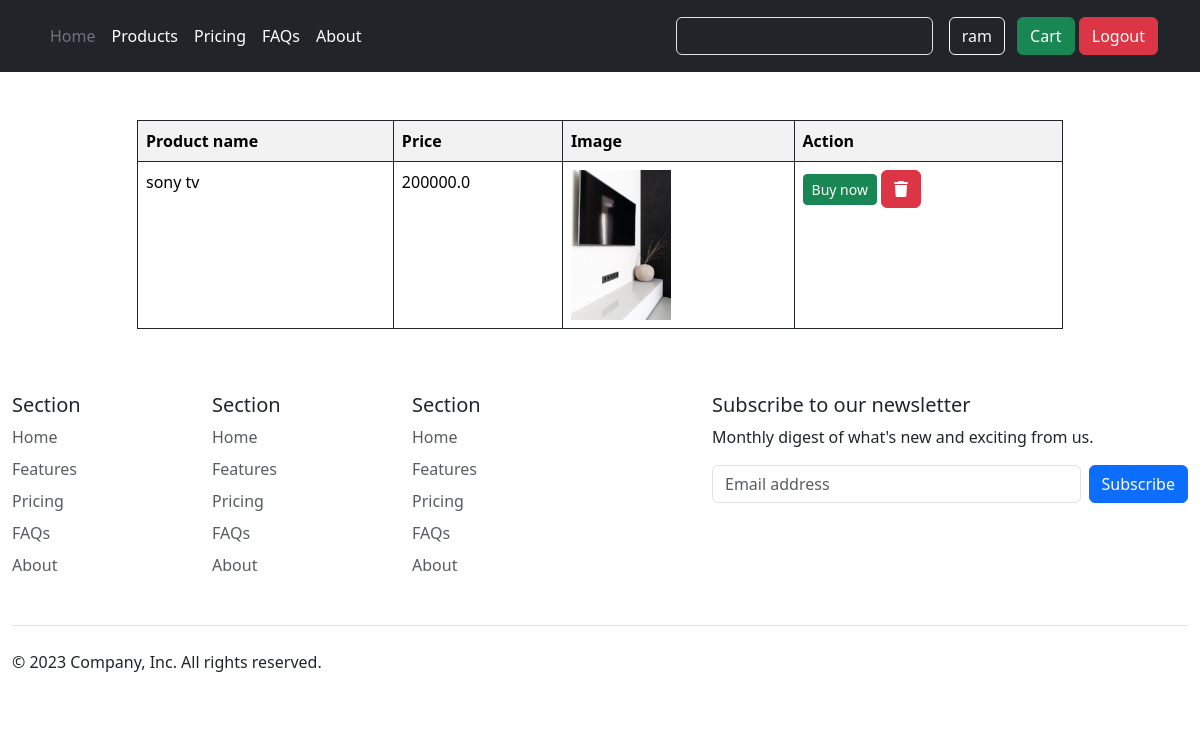
Page /cart/ (signed in) on the earlier database version.
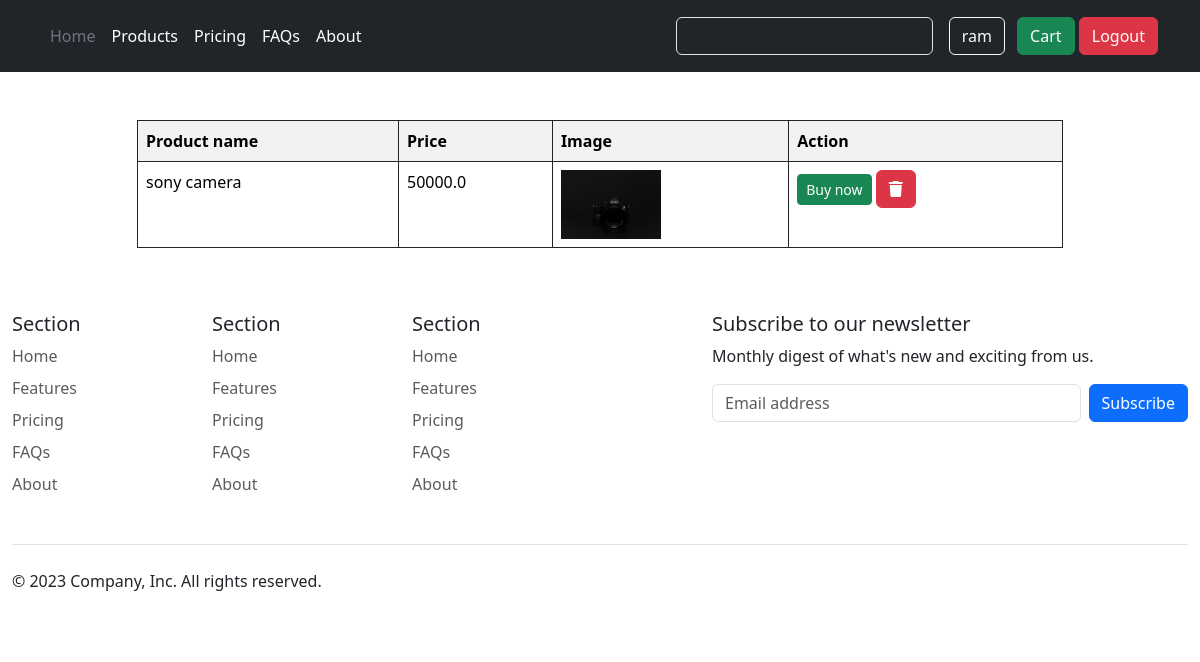
Same page on the later database version.
### product/models.py (models this page shows, shortened)
class Cart(models.Model):
    product=models.ForeignKey(Product,on_delete=models.CASCADE)
    user=models.ForeignKey(User,on_delete=models.CASCADE)
    created_at=models.DateTimeField(auto_now_add=True)

class  Product(models.Model):
    product_name=models.CharField(max_length=255)
    product_price=models.FloatField()
    stock=models.IntegerField()
    product_description=models.TextField()
    product_image=models.FileField(upload_to='static/uploads',null=True)
    created_at=models.DateTimeField(auto_now_add=True)
    category=models.ForeignKey(Category,on_delete=models.CASCADE,null=True)

### userapp/views.py (the view)
# urls.py: path('cart/',show_user_cart_items),
@login_required
def show_user_cart_items(request):
    users=request.user
    items=Cart.objects.filter(user=users)
    context={
        'items':items
    }
    return render(request,'user/cart.html',context)

### userapp/templates/user/cart.html (shortened to what this page needs)
{% extends 'layouts.html' %}
{% load static %}
{% block main_content %}
{% include 'user/header.html' %}
<div class="container mt-5">
    <div class="row d-flex justify-content-center">
      <div class="col-md-10">
        <table class="table table-bordered border-dark table-striped">
          <tr>
            <th>Product name</th>
            <th>Price</th>
            <th>Image</th>
            <th>Action</th>
          </tr>
          {% for item in items %}
            <tr>
              <td>{{ item.product.product_name }}</td>
              <td>{{ item.product.product_price }}</td>
              <td>
                <img src="/{{ item.product.product_image }}" alt="{{ item.product.product_name }}" width="100" />
              </td>
              <td>
                <a href="/postorder/{{item.product.id}}/{{item.id}}" class="btn btn-success btn-sm">Buy now</a>
                <a href="/removecart/{{item.id}}" class="btn btn-danger" onclick="return confirm('Are you want to delete this item from cart')"><i class="fa fa-trash" aria-hidden="true"></i></a>
              </td>
            </tr>
          {% endfor %}
        </table>
      </div>
    </div>
  </div>
{% include 'user/footer.html' %}
{% endblock %}

Differences in the rows shown:
removed Cart: product.product_name "sony tv", product.product_price "200000.0", product.product_image (picture)
added Cart: product.product_name "sony camera", product.product_price "50000.0", product.product_image (picture)
